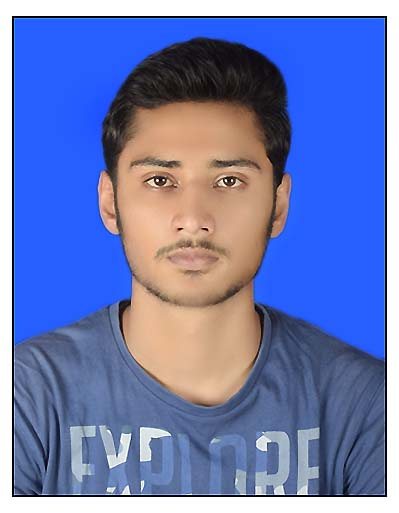
#> input picture Test_Image.jpg, 399 x 513 px
$ python Image_Recognition.py
#> lines starting #> are read from the running program, lines starting #| are printed output that depends on the picture
### face.py
import numpy as np
import cv2
import os

def faceDetection(test_img):
    gray_img=cv2.cvtColor(test_img,cv2.COLOR_BGR2GRAY)
    face_haar=cv2.CascadeClassifier(cv2.data.haarcascades + "haarcascade_frontalface_alt.xml")
    faces=face_haar.detectMultiScale(gray_img,scaleFactor=1.3,minNeighbors=3)
    return faces,gray_img

# [30 lines left out: functions labels_for_training_data, train_Classifier, not called in this run]

def draw_rect(test_img,face):
    (x,y,w,h)=face
    cv2.rectangle(test_img,(x,y),(x+w,y+h),(0,255,0),thickness=3)

def put_text(test_img,label_name,x,y):
    cv2.putText(test_img,label_name,(x,y),cv2.FONT_HERSHEY_DUPLEX,3,(255,0,0),6)


### Image_Recognition.py
import numpy as np
import cv2
import os

import face as fr


test_img=cv2.imread(r'Test_Image.jpg')      #Give path to the image which you want to test
#> test_img is the input picture: shape (513, 399, 3); mean B, G, R 181.2, 123.7, 109.3


faces_detected,gray_img=fr.faceDetection(test_img)
#> in faceDetection, `gray_img=cv2.cvtColor(test_img,cv2.COLOR_BGR2GRAY)`:
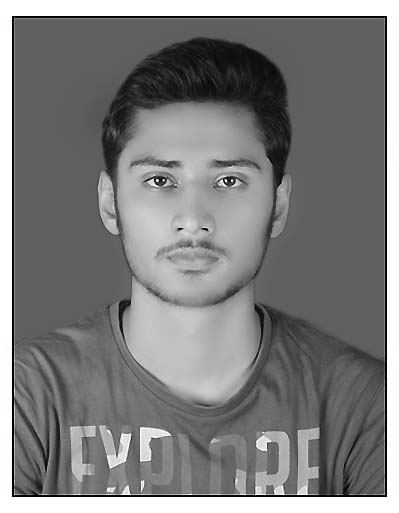
#> gray_img: shape (513, 399); min 0, max 255, mean 125.9
#> in faceDetection, `faces=face_haar.detectMultiScale(gray_img,scaleFactor=1.3,minNeighbors..`: faces = [[95, 105, 203, 203]]
#> faces_detected = [[95, 105, 203, 203]]
#print("face Detected: ",faces_detected)


face_recognizer=cv2.face.LBPHFaceRecognizer_create()
#> (the run stopped early here; a loop or call above may not have finished)
